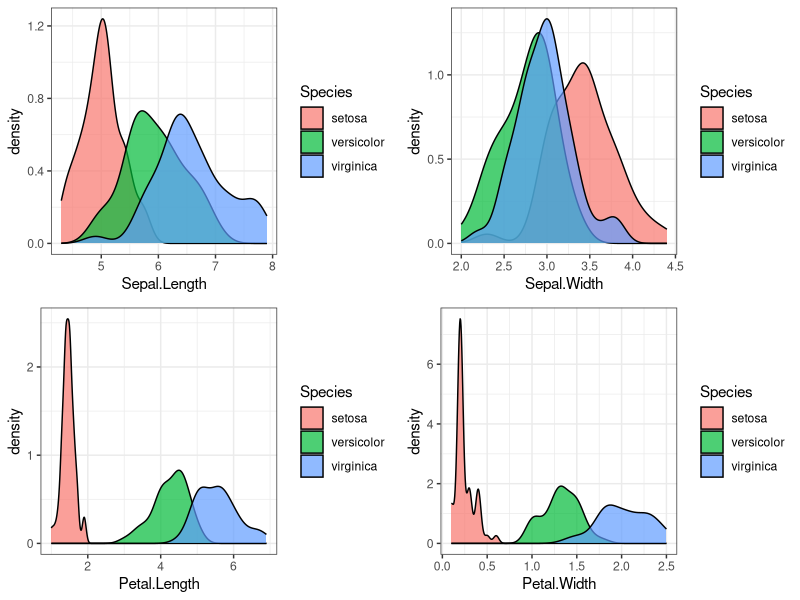
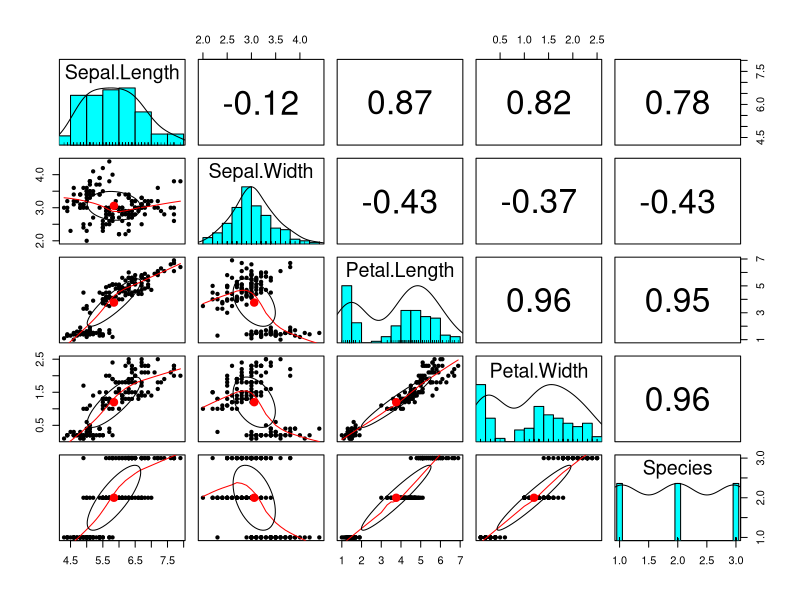
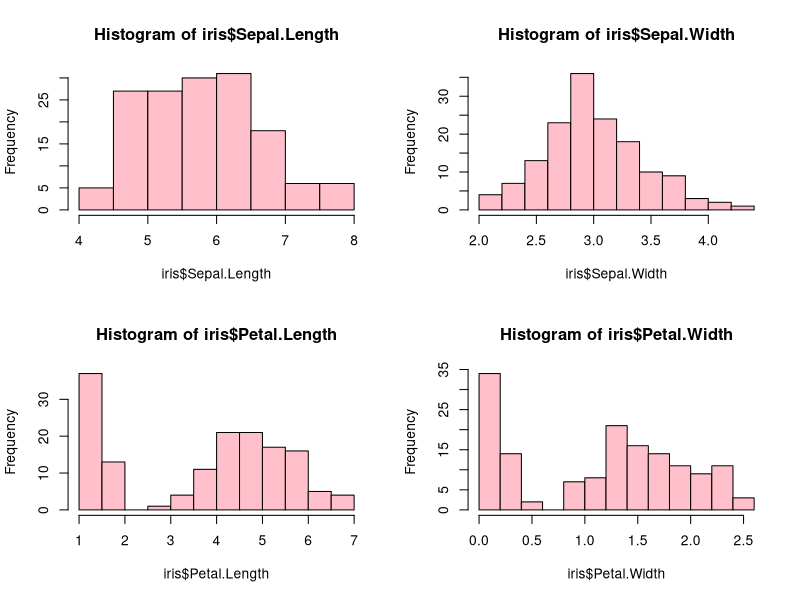
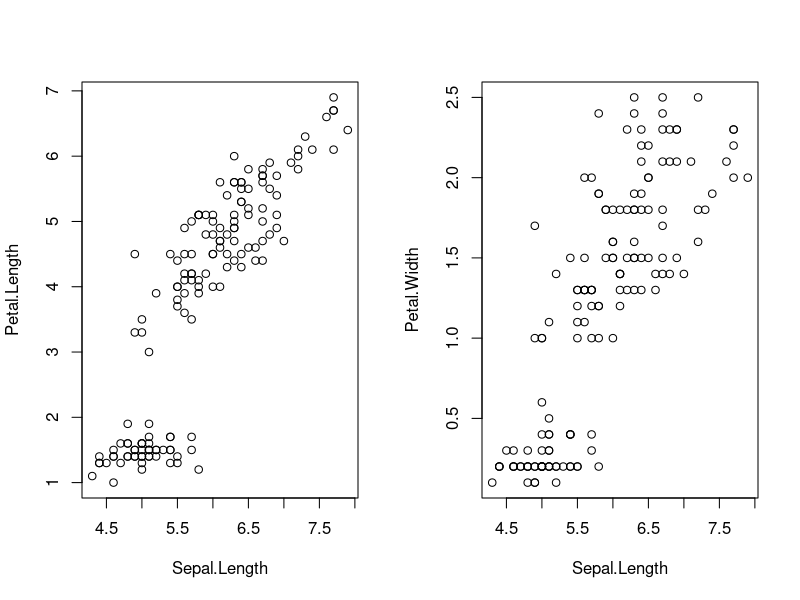
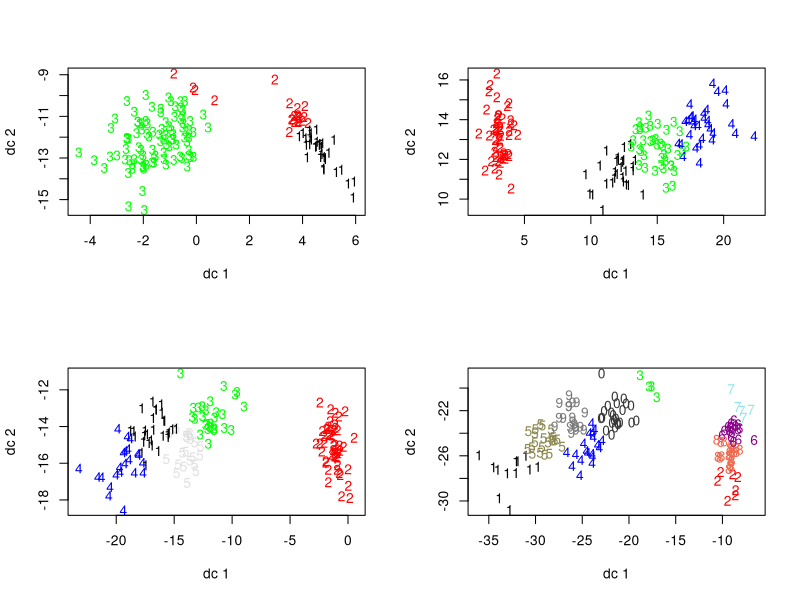
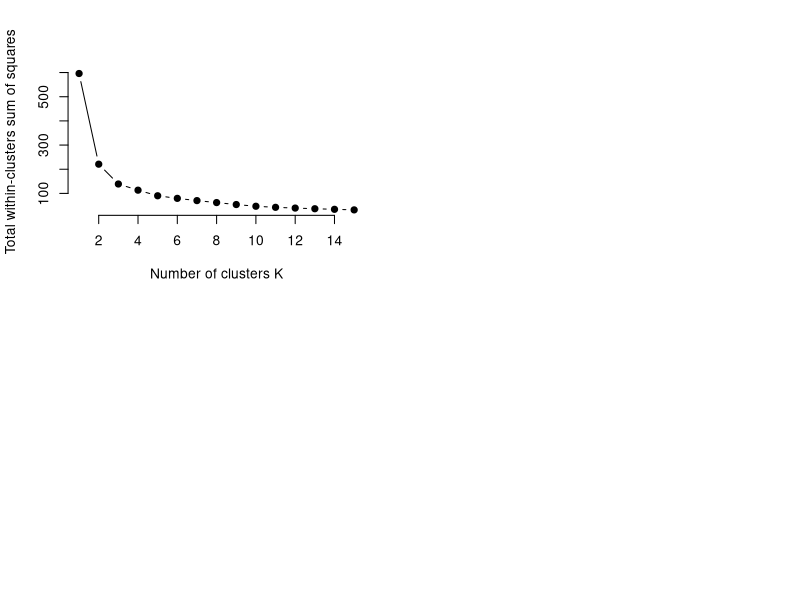

Generate these figures, in order, with R: (Note: this script raises an error after producing the figures.)
# About code and author ---------------------------------------------------

      #title: "Exploratory data analysis, K-means-clustering, KNN"
      #author: "Anupriya Kushwanshi"
      #date: "January 2019"
      #output: "plots and tables"

# Data Definition ---------------------------------------------
install.packages('sqldf')
install.packages("dplyr")
install.packages("ggplot2")
install.packages("car")
install.packages("psych")
install.packages("ggplot2")
library(ggplot2)
library(dplyr)
library(sqldf)
library(datasets)
library(MASS)
library(psych)
library(car)  
library(ggplot2)
data(iris)
dim(iris)
names(iris)
sapply(iris, class)
head(iris)

#check for missing values
apply(iris, 2, function(x) any(is.na(x)))  

#to see total number of species
sqldf('select DISTINCT Species from iris GROUP BY Species')            
attach(iris)

# Summary Statistics ------------------------------------------------------
summary(iris)
apply(iris[1:4], 2, sd)
aggregate(.~Species, iris, mean)
aggregate(.~Species, iris, sd)
aggregate(.~Species, iris, quantile)


# Density plot ------------------------------------------------------------
par(mfrow=c(2,2))
d1 <- ggplot(iris, aes(x = Sepal.Length, fill = Species)) +
  geom_density(alpha=0.7)+ theme_bw()
d2 <- ggplot(iris, aes(x = Sepal.Width,  fill = Species)) +
  geom_density(alpha=0.7)+ theme_bw()
d3 <- ggplot(iris, aes(x = Petal.Length, fill = Species)) +
  geom_density(alpha=0.7)+ theme_bw()
d4 <- ggplot(iris, aes(x = Petal.Width, fill = Species)) +
  geom_density(alpha=0.7)+ theme_bw()

install.packages("cowplot")
library(cowplot)
plot_grid(d1, d2, d3, d4 , ncol=2, nrow=2)


# Scatterplot -------------------------------------------------------------

pairs.panels(iris)                  #psych

# Histograms --------------------------------------------------------------


par(mfrow=c(2,2))
  hist(iris$Sepal.Length, col = "pink")
  hist(iris$Sepal.Width, col = "pink")
  hist(iris$Petal.Length, col = "pink")
  hist(iris$Petal.Width, col = "pink")
  
help(iris)


# K means Clustering ------------------------------------------------------
#Assuming we don't know how many clusters are there for the given dataset
par(mfrow=c(1,2))
plot(Petal.Length~Sepal.Length)
plot(Petal.Width~Sepal.Length)

install.packages("fpc")
install.packages("cluster")
library(cluster)
library(fpc)
par(mfrow=c(2,2))

k3fit <- kmeans(iris[1:4], 3)
plotcluster(iris[1:4], k3fit$cluster)
k3fit$size
k4fit <- kmeans(iris[1:4], 4)
plotcluster(iris[1:4], k4fit$cluster)
k4fit$size
k5fit <- kmeans(iris[1:4],5)
plotcluster(iris[1:4], k5fit$cluster)
k5fit$size
k10fit <- kmeans(iris[1:4],10)
plotcluster(iris[1:4], k10fit$cluster)
k10fit$size

# Choosing the perfect k(elbow method) --------------------------------------------------

# function to compute total within-cluster sum of square ( intra-cluster variation )
set.seed(123)
iris <- scale(iris[1:4])

k.max <- 15
wss <- sapply(1:k.max, 
              function(k)
                {kmeans(iris, k, nstart=50,iter.max = 15 )$tot.withinss})

wss
plot(1:k.max, wss,
     type="b", pch = 19, frame = FALSE, 
     xlab="Number of clusters K",
     ylab="Total within-clusters sum of squares")


# KNN ---------------------------------------------------------------------
install.packages("class")
install.packages('caret')
install.packages('fisheriris')
library(caret)
library(class)
library(tidyverse)
library(stringr)
set.seed(123456)

n <- nrow(iris)
shuffled <- iris[sample(n),]
train <- shuffled[1:round(0.8 * n),]
test <- shuffled[(round(0.8 * n) + 1):n,]
train_label <- train[,5]
test_label <- test[,5]

knn3 <- knn(train[1:4], test[1:4], train_label, k=3)
dim(train)
dim(test)
head(test)
optimum_k=1
for(i in 1:10)
{
  knn_fit <- knn(train[1:4], test[1:4], train_label, k=i)
  print(table(test[,5], knn_fit, dnn = c("True", "Predicted")))
  accuracy <- 100 *(sum(test_label == knn_fit)/NROW(test_label))
  optimum_k[i] <- accuracy
  k=i
  cat(k, '=',  optimum_k[i] )
  cat("\n")
  cat("\n")
  cat("\n")
  
}

#9 is the optimum value of k because of the high accuracy
